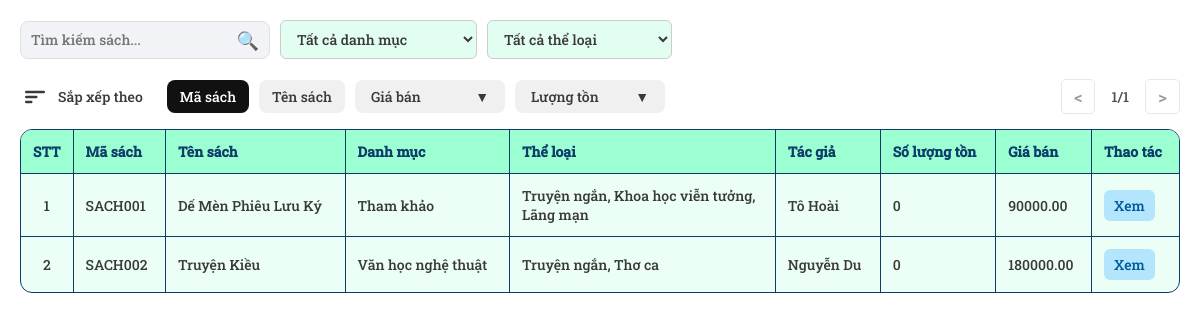
/admin/Books/books.php (signed in), run on an earlier commit of the app's database.
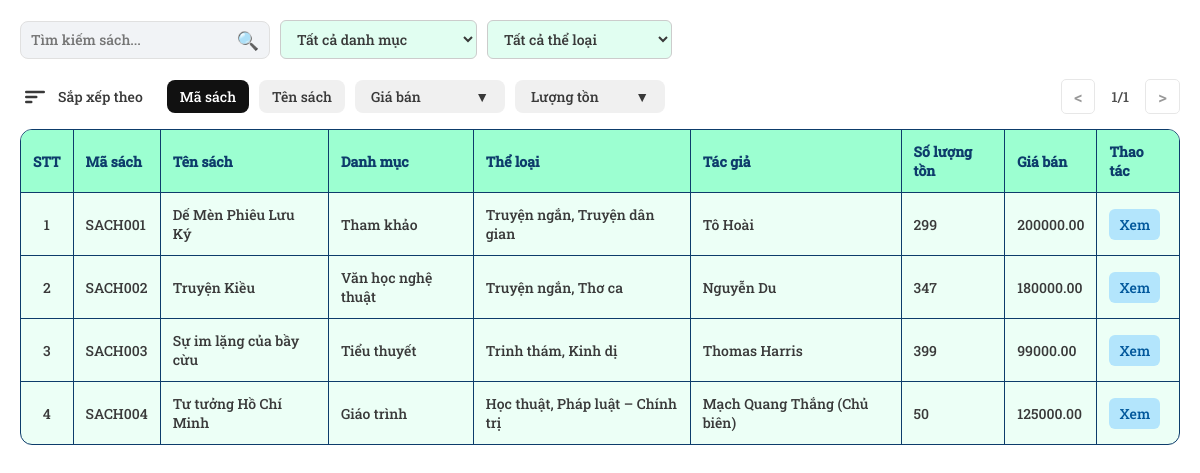
And on a later commit of the database.
### tables this page shows
CREATE TABLE `sach` (
  `MaSach` varchar(50) NOT NULL,
  `TenSach` varchar(255) NOT NULL,
  `MaDMS` varchar(10) NOT NULL,
  `TheLoai` varchar(255) NOT NULL,
  `NhaXuatBan` varchar(255) NOT NULL,
  `NgayXuatBan` date NOT NULL,
  `TacGia` varchar(255) NOT NULL,
  `NgonNgu` varchar(100) NOT NULL,
  `GiaBan` decimal(12,2) NOT NULL,
  `SoLuongTon` int(11) NOT NULL
);

### admin/Books/books.php (the view, shortened to what the changed rows need)
<?php
include __DIR__ . '/../../connect.php';
$danhMucArr = [];
$result = $mysqli->query("SELECT MaDMS, TenDanhMuc FROM danhmucsach");
while ($row = $result->fetch_assoc()) {
    $danhMucArr[$row['MaDMS']] = $row['TenDanhMuc'];
}
$theLoaiArr = [];
$result = $mysqli->query("SELECT MaTL, TenTheLoai FROM theloai");
while ($row = $result->fetch_assoc()) {
    $theLoaiArr[$row['MaTL']] = $row['TenTheLoai'];
}
$result = $mysqli->query("SELECT * FROM sach");
?>
<!DOCTYPE html>
<html lang="vi">
<head>
    <link rel="stylesheet" href="../../assets/general-style.css" type="text/css">
    <link rel="stylesheet" href="../../assets/books-style.css" type="text/css">
    <link rel="stylesheet" href="https://cdn.jsdelivr.net/npm/choices.js/public/assets/styles/choices.min.css">
</head>
<body>
    <div class="main-content">
        <table id="bookTable" class="table">
            <thead>
                <tr>
                    <th class="stt">STT</th>
                    <th class="id">Mã sách</th>
                    <th>Tên sách</th>
                    <th>Danh mục</th>
                    <th>Thể loại</th>
                    <th>Tác giả</th>
                    <th>Số lượng tồn</th>
                    <th>Giá bán</th>
                    <th class="actions">Thao tác</th>
                </tr>
            </thead>
            <tbody>
                <?php $stt = 1; ?>
                <?php while ($row = $result->fetch_assoc()): ?>
                <?php
                $tlArr = explode(',', $row['TheLoai']);
                $tenTheloaiArr = [];
                foreach ($tlArr as $theloai){
                    $tenTheloaiArr[] = $theLoaiArr[$theloai];
                }
                ?>
                <tr>
                    <td><?= $stt++ ?></td>
                    <td><?= htmlspecialchars($row['MaSach']) ?></td>
                    <td><?= htmlspecialchars($row['TenSach']) ?></td>
                    <td data-madm="<?= htmlspecialchars($row['MaDMS']) ?>">
                        <?= htmlspecialchars($danhMucArr[$row['MaDMS']]) ?>
                    </td>
                    <td data-matl="<?= htmlspecialchars($row['TheLoai']) ?>">
                        <?= htmlspecialchars(implode(', ', $tenTheloaiArr)) ?>
                    </td>
                    <td><?= htmlspecialchars($row['TacGia']) ?></td>
                    <td><?= htmlspecialchars($row['SoLuongTon']) ?></td>
                    <td><?= htmlspecialchars($row['GiaBan']) ?></td>
                    <td class="action-buttons">
                        <button class="view-btn" onclick="openForm(
                        '<?= $row['MaSach'] ?>',
                        '<?= $row['TenSach'] ?>',
                        '<?= $row['MaDMS'] ?>',
                        '<?= $row['TheLoai'] ?>',
                        '<?= $row['TacGia'] ?>',
                        '<?= $row['NhaXuatBan'] ?>',
                        '<?= $row['NgayXuatBan'] ?>',
                        '<?= $row['NgonNgu'] ?>',
                        '<?= $row['SoLuongTon'] ?>',
                        '<?= $row['GiaBan'] ?>'
                        )">Xem</button>
                    </td>
                </tr>
                <?php endwhile; ?>
            </tbody>
        </table>
    </div>
</body>
</html>

What changed in the data, as far as the page shows it:
changed sach "SACH001": tenTheloaiArr "Truyện ngắn, Khoa học viễn tưởng, Lãng mạn" → "Truyện ngắn, Truyện dân gian"; SoLuongTon "0" → "299"; GiaBan "90000.00" → "200000.00"
changed sach "SACH002": SoLuongTon "0" → "347"
added sach: MaSach "SACH003", TenSach "Sự im lặng của bầy cừu", MaDMS "Tiểu thuyết", tenTheloaiArr "Trinh thám, Kinh dị", TacGia "Thomas Harris", SoLuongTon "399", GiaBan "99000.00"
added sach: MaSach "SACH004", TenSach "Tư tưởng Hồ Chí Minh", MaDMS "Giáo trình", tenTheloaiArr "Học thuật, Pháp luật – Chính trị", TacGia "Mạch Quang Thắng (Chủ biên)", SoLuongTon "50", GiaBan "125000.00"
